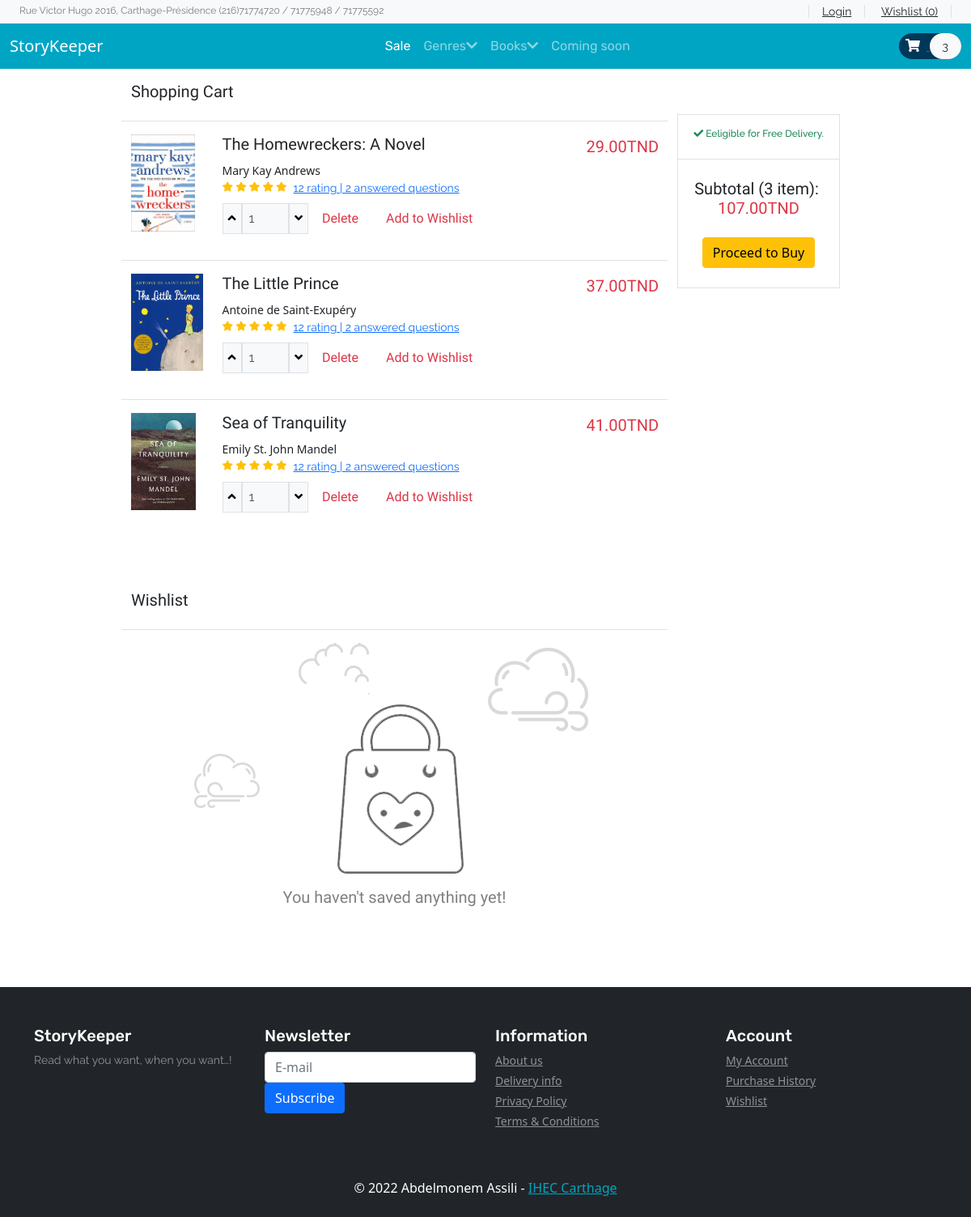
The app's page /cart.php with its own data.
### tables this page shows
CREATE TABLE IF NOT EXISTS `product` (
  `book_id` int(11) NOT NULL AUTO_INCREMENT,
  `book_author` varchar(200) NOT NULL,
  `book_title` varchar(255) NOT NULL,
  `price_audio` double(10,2) NOT NULL,
  `price_paper` double(10,2) NOT NULL,
  `price_hard` double(10,2) NOT NULL,
  `book_cover` varchar(255) NOT NULL,
  `date_added` datetime DEFAULT NULL,
  PRIMARY KEY (`book_id`)
);

### cart.php (called while the page is built, shortened)
<?php
    include('header.php');
?>
<?php
    count($product->getData('cart'))? include('Template/_cart-template.php') : include('Template/empty/_cart_empty.php');
?>
<?php
    count($product->getData('wishlist'))? include('Template/_wishlist_template.php') : include('Template/empty/_wishlist_empty.php');
?>
<?php
    include('footer.php');
?>

### database/DBController.php (called while the page is built, shortened)
<?php
class DBController{
    protected $host = 'localhost';
    protected $user = 'root';
    protected $password ='';
    protected $database ='storykeeper';
    public function __construct(){
        $this->con =mysqli_connect($this->host,$this->user,$this->password,$this->database);
    }
}

### functions.php (called while the page is built, shortened)
<?php
require('database/DBController.php');
require('database/Product.php');
require('database/Cart.php');
$db = new DBController();
$product = new Product($db);
$Cart = new Cart($db);

### database/Product.php (called while the page is built, shortened)
<?php
class Product
{
    public $db = null;
    public function __construct(DBController $db)
    {
       $this->db=$db;
    }
    public function getData($table = 'product')
    {
       $result = $this->db->con->query("SELECT * FROM {$table}");
       $resultArray = array();
       while($item = mysqli_fetch_array($result, MYSQLI_ASSOC)){
           $resultArray[] = $item;
       }
       return $resultArray;
    }
    public function getProduct($book_id=null,$table='product'){
        if(isset($book_id)){
            $result = $this->db->con->query("SELECT * FROM {$table} WHERE book_id = {$book_id}");
            $resultArray = array();
       while($item = mysqli_fetch_array($result, MYSQLI_ASSOC)){
           $resultArray[] = $item;
       }
       return $resultArray;
        }
    }
}

### database/Cart.php (called while the page is built, shortened)
<?php
class Cart{
    public function getSum($arr){
        if(isset($arr)){
            $sum = 0;
            foreach($arr as $item){
                $sum+=floatval($item[0]);
            }
            return sprintf('%2f',$sum);
        }
    }
}

### Template/_cart-template.php (the view, shortened to what this page needs)
<section id="cart" class="py-3 mb-5">
    <div class="container-fluid w-75">
        <h5 class="font-baloo font-size-20">Shopping Cart</h5>
        <div class="row">
            <div class="col-sm-9">
                <?php
                    foreach($product->getData('cart') as $item):
                        $cart = $product->getProduct($item['book_id']);
                        $subTotal[] = array_map(function($item){
                ?>
                <div class="row border-top py-3 mt-3">
                    <div class="col-sm-2">
                        <img src="<?php echo $item['book_cover']?? ".\assets\products\a-tale-of-two-cities-330.jpg"; ?>" style="height: 120px;" alt="cart1" class="img-fluid">
                    </div>
                    <div class="col-sm-8">
                        <h5 class="font-baloo font-size-20"><?php echo $item['book_title'] ??"unknown"; ?></h5>
                        <small><?php echo $item['book_author'] ??"unknown"; ?></small>
                        <div class="d-flex">
                            <div class="rating text-warning font-size-12">
                                <span><i class="fas fa-star"></i></span>
                                <span><i class="fas fa-star"></i></span>
                                <span><i class="fas fa-star"></i></span>
                                <span><i class="fas fa-star"></i></span>
                                <span><i class="fas fa-star"></i></span>
                            </div>
                            <a href="#" class="px-2 font-rale font-size-14">12 rating | 2 answered questions</a>
                        </div>
                        <div class="qty d-flex pt-2">
                            <div class="d-flex font-rale w-25">
                                <button class="qty-up border bg-light" data-id="<?php echo $item['book_id'] ?? '0'; ?>"><i class="fas fa-angle-up"></i></button>
                                <input type="text" data-id="<?php echo $item['book_id'] ?? '0'; ?>" class="qty_input border px-2 w-100 bg-light" disabled value="1" placeholder="1">
                                <button data-id="<?php echo $item['book_id'] ?? '0'; ?>" class="qty-down border bg-light"><i class="fas fa-angle-down"></i></button>
                            </div>
                            <form method="post">
                                <button type="submit" name="delete-cart-submit" class="btn font-baloo text-danger px-3 border-right">Delete</button>
                            </form>
                            <form method="post">
                                <button type="submit" name="wishlist-submit" class="btn font-baloo text-danger px-3 border-right">Add to Wishlist</button>
                            </form>
                        </div>
                    </div>
                    <div class="col-sm-2 text-end">
                        <div class="font-size-20 text-danger font-baloo">
                            <span class="product-price" data-id="<?php echo $item['book_id'] ?? '0'; ?>"><?php echo $item['price_paper'] ??"00.00"; echo'TND'; ?></span>
                        </div>
                    </div>
                </div>
                <?php
                        return $item['price_paper'];
                     },$cart);
                    endforeach;
                ?>
            </div>
            <div class="col-sm-3">
                <div class="sub-total border text-center mt-2">
                    <h6 class="font-size-12 font-rale text-success py-3"><i class="fas fa-check"></i> Eeligible for Free Delivery.</h6>
                    <div class="border-top py-4">
                        <h5 class="font-baloo font-size-20">Subtotal (<?php echo isset($subTotal) ?count($subTotal): 0;?> item):&nbsp; <span class="text-danger"><span class="text-danger" id="deal-price"><?php echo isset($subTotal) ? number_format($Cart->getSum($subTotal),2): 0 ;echo'TND'; ?></span> </span> </h5>
                        <button type="submit" class="btn btn-warning mt-3">Proceed to Buy</button>
                    </div>
                </div>
            </div>
        </div>
    </div>
</section>

### header.php (shortened to what this page needs)
<!DOCTYPE html>
<html lang="en">
<head>
   <link href="https://cdn.jsdelivr.net/npm/bootstrap@5.1.3/dist/css/bootstrap.min.css" rel="stylesheet">
   <link rel="stylesheet" href="https://cdnjs.cloudflare.com/ajax/libs/OwlCarousel2/2.3.4/assets/owl.carousel.min.css" />
   <link rel="stylesheet" href="https://cdnjs.cloudflare.com/ajax/libs/OwlCarousel2/2.3.4/assets/owl.theme.default.min.css" />
   <link rel="stylesheet" href="https://cdnjs.cloudflare.com/ajax/libs/font-awesome/5.13.0/css/all.min.css" />
   <link rel="stylesheet" href="style.css">
   <?php
      require('functions.php');
   ?>
</head>
<body>
    <header id="header">
        <div class="strip d-flex justify-content-between px-4 py-1 bg-light">
            <p class="font-rale font-size-12 text-black-50 m-0">Rue Victor Hugo 2016, Carthage-Présidence (216)71774720 / 71775948 / 71775592</p>
            <div class="font-rale font-size-14">
                <a href="#" class="px-3 border-end border-start text-dark">Login</a>
                <a href="#" class="px-3 border-end text-dark">Wishlist (0)</a>
            </div>
        </div>
        <nav class="navbar navbar-expand-lg navbar-dark color-second-bg">
            <div class="container-fluid">
              <a class="navbar-brand" href="index.php">StoryKeeper</a>
              <div class="collapse navbar-collapse" id="navbarNav">
                <ul class="navbar-nav m-auto font-rubik">
                  <li class="nav-item">
                    <a class="nav-link active" aria-current="page" href="#">Sale</a>
                  </li>
                  <li class="nav-item">
                    <a class="nav-link" href="#">Genres<i class="fas fa-chevron-down"></i></a>
                  </li>
                  <li class="nav-item">
                    <a class="nav-link" href="#">Books<i class="fas fa-chevron-down"></i></a>
                  </li>
                  <li class="nav-item">
                    <a class="nav-link" href="#">Coming soon</a>
                  </li>
                </ul>
                <form action="#" class="font-size-14 font-rale">
                    <a href="cart.php" class="py-2 rounded-pill color-primary-bg">
                        <span class="font-size-16 px-2 text-white"><i class="fas fa-shopping-cart"></i></span>
                        <span class="px-3 py-2 rounded-pill text-dark bg-light"><?php echo count($product->getData('cart'));?></span>
                    </a>
                </form>
              </div>
            </div>
          </nav>
    </header>
    <main id="main-site">

### Template/empty/_wishlist_empty.php
<section id="cart" class="py-3 mb-5">
    <div class="container-fluid w-75">
        <h5 class="font-baloo font-size-20">Wishlist</h5>
        <div class="row">
            <div class="col-sm-9">
            <div class="row border-top py-3 mt-3">
                    <div class="col-sm-12 text-center">
                        <img src="./assets/empty-wishlist.png" alt="Empty Cart" class="img-fluid">
                        <p class="font-baloo font-size-20 text-black-50">You haven't saved anything yet!</p>
                    </div>
                </div>
            </div>
        </div>
    </div>
</section>

### footer.php (shortened to what this page needs)
</main>
    <footer id="footer" class="bg-dark text-white py-5">
      <div class="container">
        <div class="row">
          <div class="col-lg-3 col-12">
            <H4 Class="font-rubik font-size-20">StoryKeeper</H4>
            <p class="font-size-14 font-rale text-white-50">Read what you want, when you want…!</p>
          </div>
          <div class="col-lg-3 col-12">
            <H4 Class="font-rubik font-size-20">Newsletter</H4>
            <form class="form-row ">
              <div class="col">
                <input type="text" class="form-control" placeholder="E-mail">
              </div>
              <div class="col">
                <button type="submit" class="btn btn-primary mb-2">Subscribe</button>
              </div>
            </form>
          </div>
          <div class="col-lg-3 col-12">
            <h4 class="font-rubik font-size-20">Information</h4>
            <div class="d-flex flex-column">
              <a href="#" class="font-rae font-size-14 text-white-50 pb-1">About us</a>
              <a href="#" class="font-rae font-size-14 text-white-50 pb-1">Delivery info</a>
              <a href="#" class="font-rae font-size-14 text-white-50 pb-1">Privacy Policy</a>
              <a href="#" class="font-rae font-size-14 text-white-50 pb-1">Terms & Conditions</a>
            </div>
          </div>
          <div class="col-lg-3 col-12">
            <div class="d-flex flex-column">
            <H4 Class="font-rubik font-size-20">Account</H4>
            <a href="#" class="font-rae font-size-14 text-white-50 pb-1">My Account</a>
            <a href="#" class="font-rae font-size-14 text-white-50 pb-1">Purchase History</a>
            <a href="#" class="font-rae font-size-14 text-white-50 pb-1">Wishlist</a>
          </div>
          </div>
        </div>
      </div>
    </footer>
    <div class="copyright text-center bg-dark text-white py-2">
      <p>&copy; 2022 Abdelmonem Assili - <a class="color-second" href="http://www.ihec.rnu.tn/">IHEC Carthage</a></p>
    </div>
</body>
</html>

### style.css (style rules this page uses)
button, button:focus { outline: none !important; box-shadow: none !important; }
.font-baloo { font-family: "Baloo Thambi 2", cursive; }
.font-rale { font-family: "Raleway", cursive; }
.font-rubik { font-family: "Rubik", cursive; }
.font-size-12 { font-size: 12px; }
.font-size-14 { font-size: 14px; }
.font-size-16 { font-size: 16px; }
.font-size-20 { font-size: 20px; }
.color-primary-bg { background: #003859; }
.color-second { color: #00A5C4; }
.color-second-bg { background: #00A5C4; }

### records on screen
product: book_cover (picture), book_title "The Homewreckers: A Novel", book_author "Mary Kay Andrews", price_paper "29.00"
product: book_cover (picture), book_title "The Little Prince", book_author "Antoine de Saint-Exupéry", price_paper "37.00"
product: book_cover (picture), book_title "Sea of Tranquility", book_author "Emily St. John Mandel", book_id "1", price_paper "41.00"

### other values on screen
count($product->getData('cart')) "3"
count($subTotal) "3"
$Cart->getSum($subTotal) "107.00"
